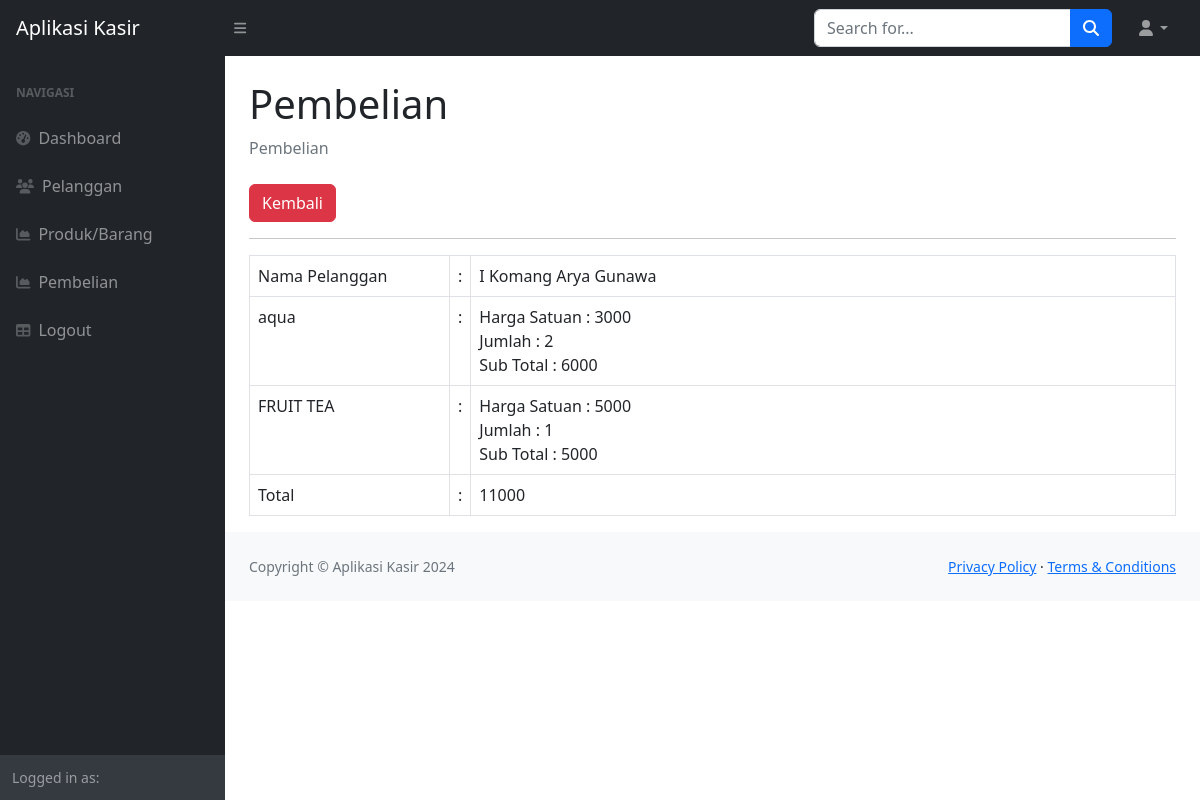
The page /?page=detail_pembelian&&id=11 on the database its author committed.
### tables this page shows
CREATE TABLE `penjualan` (
  `id_penjual` int(11) NOT NULL,
  `tanggal_jual` date DEFAULT NULL,
  `total_harga` int(11) DEFAULT NULL,
  `id_pelanggan` int(11) DEFAULT NULL
);

CREATE TABLE `pelanggan` (
  `id_pelanggan` int(5) NOT NULL,
  `nama_pelnggan` varchar(255) DEFAULT NULL,
  `alamat` text DEFAULT NULL,
  `no_telepon` varchar(255) DEFAULT NULL
);

CREATE TABLE `detail_penjualan` (
  `id_detail` int(11) NOT NULL,
  `id_penjualan` int(11) DEFAULT NULL,
  `id_produk` int(11) DEFAULT NULL,
  `jumlah_produk` int(11) DEFAULT NULL,
  `sub_total` int(11) DEFAULT NULL
);

CREATE TABLE `produk` (
  `id_produk` int(11) NOT NULL,
  `nama_produk` varchar(255) DEFAULT NULL,
  `harga` int(11) DEFAULT NULL,
  `stok` int(11) DEFAULT NULL
);

### detail_pembelian.php (the view)
<?php
$id = $_GET['id'];
$query = mysqli_query($koneksi, "SELECT*FROM penjualan LEFT JOIN pelanggan on pelanggan.id_pelanggan = penjualan.id_pelanggan WHERE id_penjual=$id");
$data = mysqli_fetch_array($query);
?>
<div class="container-fluid px-4">
                        <h1 class="mt-4">Pembelian</h1>
                        <ol class="breadcrumb mb-4">
                            <li class="breadcrumb-item active">Pembelian</li>
                        </ol>
                        <a href="?page=pembelian" class="btn btn-danger">Kembali</a>
                        <hr>
                        <form method="post">
                            <table class= "table table-bordered">
                                <tr>
                                    <td width="200">Nama Pelanggan</td>
                                    <td width="1">:</td>
                                    <td>
                                        <?php echo $data['nama_pelnggan']; ?>
                                    </td>
                                </tr>
                                <?php
                                 $pro = mysqli_query($koneksi, "SELECT*FROM detail_penjualan LEFT JOIN produk on produk.id_produk=detail_penjualan.id_produk WHERE id_penjualan=$id");
                                 while($produk = mysqli_fetch_array($pro)) {
                                ?>
                                <tr>
                                    <td><?php echo $produk['nama_produk']; ?></td>
                                    <td>:</td>
                                    <td>
                                        Harga Satuan : <?php echo $produk['harga']; ?><br>
                                        Jumlah : <?php echo $produk['jumlah_produk']; ?><br>
                                        Sub Total : <?php echo $produk['sub_total']; ?>
                                    </td>
                                </tr>
                                <?php
                                 }
                                 ?>
                                <tr>
                                    <td>Total</td>
                                    <td>:</td>
                                    <td><?php echo $data['total_harga']; ?></td>
                                </tr>
                            </table>
                        </form>
                    </div

### index.php (shortened to what this page needs)
<!DOCTYPE html>
<html lang="en">
    <head>
        <link href="https://cdn.jsdelivr.net/npm/simple-datatables@7.1.2/dist/style.min.css" rel="stylesheet" />
        <link href="css/styles.css" rel="stylesheet" />
    </head>
    <body class="sb-nav-fixed">
        <nav class="sb-topnav navbar navbar-expand navbar-dark bg-dark">
            <a class="navbar-brand ps-3" href="index.html">Aplikasi Kasir</a>
            <button class="btn btn-link btn-sm order-1 order-lg-0 me-4 me-lg-0" id="sidebarToggle" href="#!"><i class="fas fa-bars"></i></button>
            <form class="d-none d-md-inline-block form-inline ms-auto me-0 me-md-3 my-2 my-md-0">
                <div class="input-group">
                    <input class="form-control" type="text" placeholder="Search for..." aria-label="Search for..." aria-describedby="btnNavbarSearch" />
                    <button class="btn btn-primary" id="btnNavbarSearch" type="button"><i class="fas fa-search"></i></button>
                </div>
            </form>
            <ul class="navbar-nav ms-auto ms-md-0 me-3 me-lg-4">
                <li class="nav-item dropdown">
                    <a class="nav-link dropdown-toggle" id="navbarDropdown" href="#" role="button" data-bs-toggle="dropdown" aria-expanded="false"><i class="fas fa-user fa-fw"></i></a>
                </li>
            </ul>
        </nav>
        <div id="layoutSidenav">
            <div id="layoutSidenav_nav">
                <nav class="sb-sidenav accordion sb-sidenav-dark" id="sidenavAccordion">
                    <div class="sb-sidenav-menu">
                        <div class="nav">
                            <div class="sb-sidenav-menu-heading">Navigasi</div>
                            <a class="nav-link" href="index.php">
                                <div class="sb-nav-link-icon"><i class="fas fa-tachometer-alt"></i></div>
                                Dashboard
                            </a>
                            <a class="nav-link" href="?page=pelanggan">
                                <div class="sb-nav-link-icon"><i class="fas fa-users"></i></div>
                                Pelanggan
                            </a>
                            <a class="nav-link" href="?page=produk">
                                <div class="sb-nav-link-icon"><i class="fas fa-chart-area"></i></div>
                                Produk/Barang
                            </a>
                            <a class="nav-link" href="?page=pembelian">
                                <div class="sb-nav-link-icon"><i class="fas fa-chart-area"></i></div>
                                Pembelian
                            </a>
                            <a class="nav-link" href="logout.php">
                                <div class="sb-nav-link-icon"><i class="fas fa-table"></i></div>
                                Logout
                            </a>
                        </div>
                    </div>
                    <div class="sb-sidenav-footer">
                        <div class="small">Logged in as:</div>
                    </div>
                </nav>
            </div>
            <div id="layoutSidenav_content">
                <main>
                <?php
                    $page = isset($_GET['page']) ? $_GET['page'] : 'home';
                    include $page .'.php';
                    ?>
                </main>
                <footer class="py-4 bg-light mt-auto">
                    <div class="container-fluid px-4">
                        <div class="d-flex align-items-center justify-content-between small">
                            <div class="text-muted">Copyright &copy; Aplikasi Kasir 2024</div>
                            <div>
                                <a href="#">Privacy Policy</a>
                                &middot;
                                <a href="#">Terms &amp; Conditions</a>
                            </div>
                        </div>
                    </div>
                </footer>
            </div>
        </div>
    </body>
</html>

### rows shown on the page
penjualan: id_pelanggan.nama_pelnggan "I Komang Arya Gunawa", total_harga "11000"
detail_penjualan: id_produk.nama_produk "aqua", id_produk.harga "3000", jumlah_produk "2", sub_total "6000"
detail_penjualan: id_produk.nama_produk "FRUIT TEA", id_produk.harga "5000", jumlah_produk "1", sub_total "5000"
